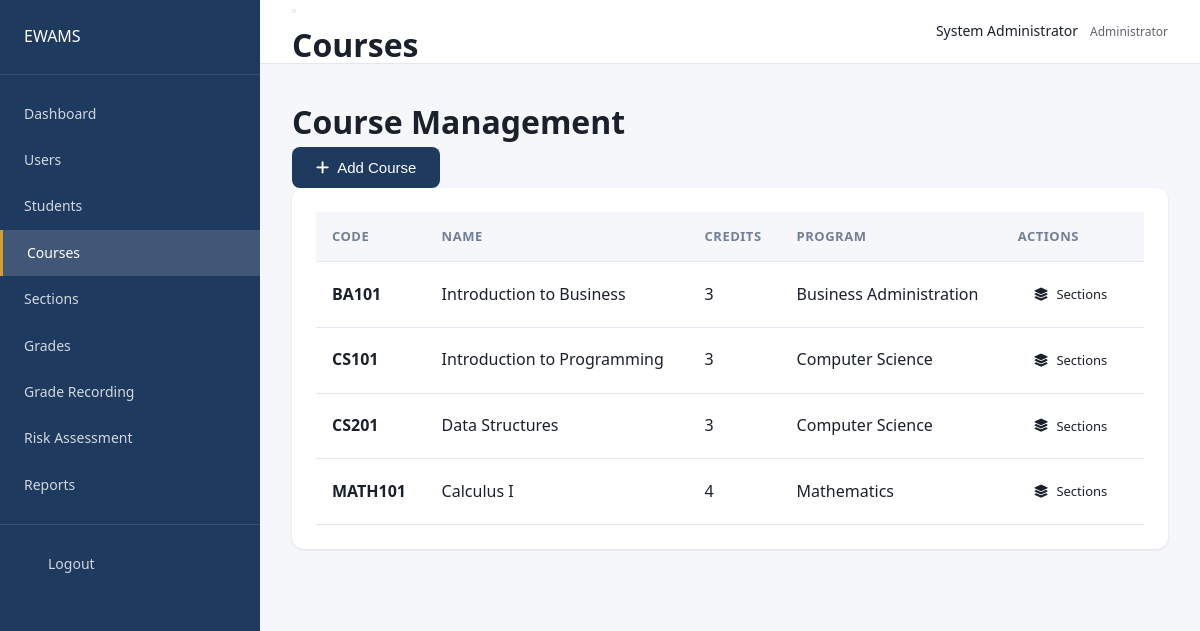
The page /courses (signed in) on the database its author committed.
### tables this page shows
CREATE TABLE `courses` (
  `id` int NOT NULL AUTO_INCREMENT,
  `code` varchar(20) NOT NULL,
  `name` varchar(255) NOT NULL,
  `description` text,
  `credits` int DEFAULT '3',
  `program_id` int DEFAULT NULL,
  `created_at` timestamp DEFAULT CURRENT_TIMESTAMP,
  PRIMARY KEY (`id`),
  UNIQUE KEY `code` (`code`),
  KEY `program_id` (`program_id`)
);

CREATE TABLE `programs` (
  `id` int NOT NULL AUTO_INCREMENT,
  `code` varchar(20) NOT NULL,
  `name` varchar(255) NOT NULL,
  `description` text,
  `created_at` timestamp DEFAULT CURRENT_TIMESTAMP,
  PRIMARY KEY (`id`),
  UNIQUE KEY `code` (`code`)
);

### config/config.php (called while the page is built, shortened)
<?php
function getDB() {
    static $pdo = null;
    if ($pdo === null) {
        try {
            $pdo = new PDO(
                "mysql:host=" . DB_HOST . ";dbname=" . DB_NAME . ";charset=utf8mb4",
                DB_USER,
                DB_PASS,
                [PDO::ATTR_ERRMODE => PDO::ERRMODE_EXCEPTION, PDO::ATTR_DEFAULT_FETCH_MODE => PDO::FETCH_ASSOC]
            );
        } catch (PDOException $e) {
            die("Database connection failed: " . $e->getMessage());
        }
    }
    return $pdo;
}

### controllers/CourseController.php (called while the page is built, shortened)
<?php
require_once __DIR__ . '/../config/config.php';
require_once __DIR__ . '/../models/Course.php';
$courseModel = new Course();
$courses = $courseModel->getAll();

### models/Course.php (called while the page is built, shortened)
<?php
class Course {
    private $db;
    public function __construct() {
        $this->db = getDB();
    }
    public function getAll() {
        $stmt = $this->db->query("SELECT c.*, p.name as program_name FROM courses c LEFT JOIN programs p ON c.program_id = p.id ORDER BY c.code");
        return $stmt->fetchAll();
    }
}

### views/courses/index.php (the view, shortened to what this page needs)
<div class="page-content">
    <div class="page-header">
        <h1>Course Management</h1>
        <div class="page-actions">
            <button class="btn btn-primary" onclick="openModal('createCourseModal')">
                <i class="fas fa-plus"></i> Add Course
            </button>
        </div>
    </div>
    <div class="card">
        <div class="card-body">
            <table class="data-table">
                <thead>
                    <tr>
                        <th>Code</th>
                        <th>Name</th>
                        <th>Credits</th>
                        <th>Program</th>
                        <th>Actions</th>
                    </tr>
                </thead>
                <tbody>
                    <?php foreach ($courses as $course): ?>
                    <tr>
                        <td><strong><?php echo $course['code']; ?></strong></td>
                        <td><?php echo $course['name']; ?></td>
                        <td><?php echo $course['credits']; ?></td>
                        <td><?php echo $course['program_name'] ?? 'N/A'; ?></td>
                        <td>
                            <a href="<?php echo BASE_URL; ?>/sections?course_id=<?php echo $course['id']; ?>" class="btn btn-sm btn-outline">
                                <i class="fas fa-layer-group"></i> Sections
                            </a>
                        </td>
                    </tr>
                    <?php endforeach; ?>
                </tbody>
            </table>
        </div>
    </div>
</div>

### public/css/styles.css (style rules this page uses)
:root { --primary: #1e3a5f; --primary-light: #2c5282; --secondary: #4a5568; --accent: #d69e2e; --success: #38a169; --warning: #d69e2e; --danger: #e53e3e; --bg: #f5f7fa; --card-bg: #ffffff; --text: #1a202c; --text-secondary: #718096; --border: #e2e8f0; --sidebar-width: 260px; --header-height: 64px; }
* { margin: 0; padding: 0; box-sizing: border-box; }
body { font-family: 'Segoe UI', Tahoma, Geneva, Verdana, sans-serif; background: var(--bg); color: var(--text); line-height: 1.6; }
a { text-decoration: none; color: inherit; }
.btn { display: inline-flex; align-items: center; justify-content: center; gap: 8px; padding: 12px 24px; border: none; border-radius: 8px; font-size: 15px; font-weight: 500; cursor: pointer; transition: all 0.2s; }
.btn-primary { background: var(--primary); color: white; }
.btn-sm { padding: 8px 16px; font-size: 13px; }
.page-content { padding: 32px; }
.card { background: var(--card-bg); border-radius: 12px; box-shadow: 0 1px 3px rgba(0, 0, 0, 0.1); overflow: hidden; }
.card-body { padding: 24px; }
.data-table { width: 100%; border-collapse: collapse; }
.data-table th, .data-table td { padding: 14px 16px; text-align: left; border-bottom: 1px solid var(--border); }
.data-table th { background: var(--bg); font-weight: 600; font-size: 13px; text-transform: uppercase; letter-spacing: 0.5px; color: var(--text-secondary); }

### rows shown on the page
courses: code "BA101", name "Introduction to Business", credits "3", program.name "Business Administration"
courses: code "CS101", name "Introduction to Programming", credits "3", program.name "Computer Science"
courses: code "CS201", name "Data Structures", credits "3", program.name "Computer Science"
courses: code "MATH101", name "Calculus I", credits "4", program.name "Mathematics"

### other values the page prints
$pageTitle "Courses"
$_SESSION['first_name'] "System"
$_SESSION['last_name'] "Administrator"
$_SESSION['role'] "Administrator"
